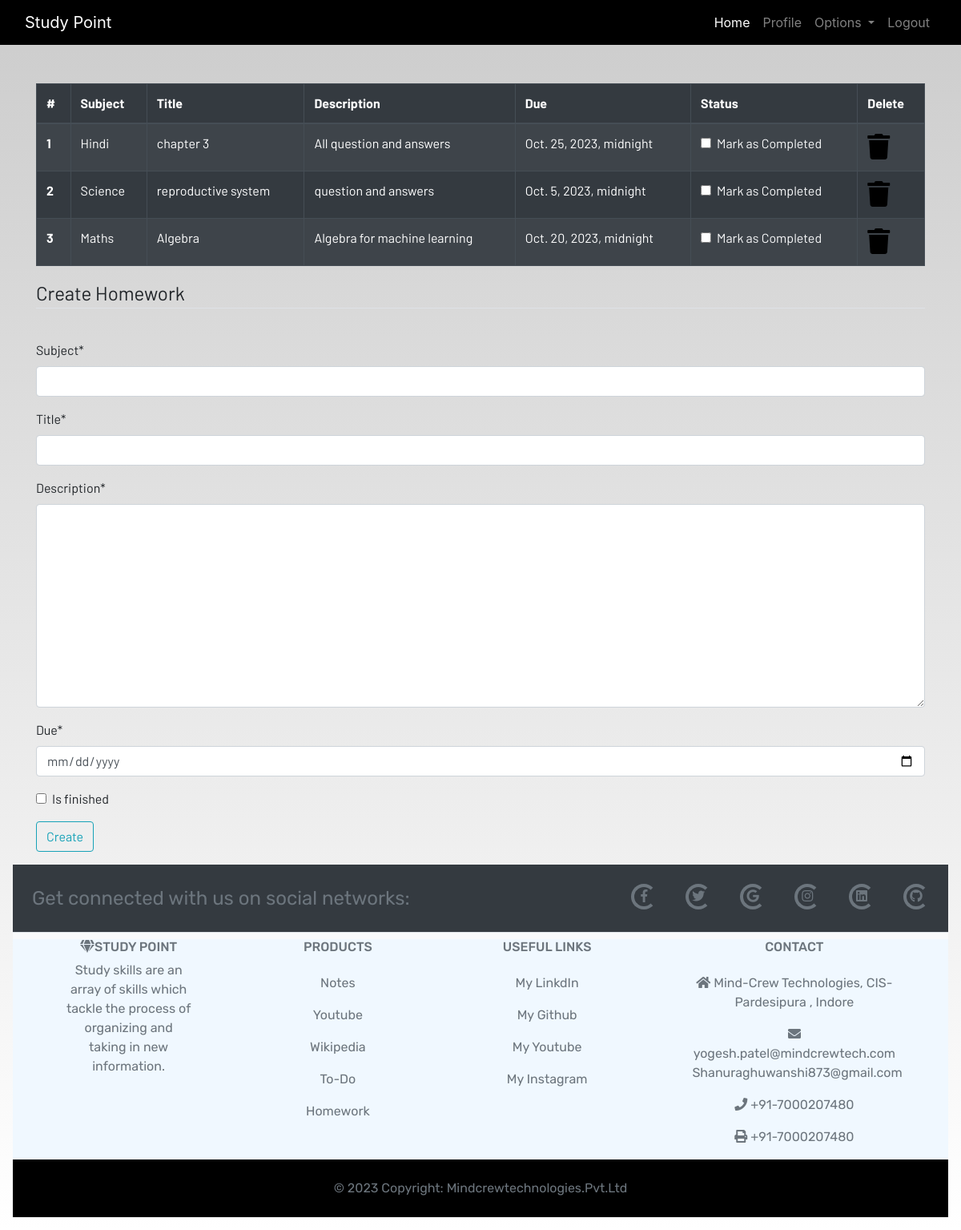
The page /homework (signed in) on the database its author committed.
### dashboard/models.py (models this page shows, shortened)
class Homework(models.Model):
    user=models.ForeignKey(User,on_delete=models.CASCADE)
    subject= models.CharField(max_length=50)
    title=models.CharField(max_length=100)
    description=models.TextField()
    due=models.DateTimeField()
    is_finished=models.BooleanField(default=False)
    class Meta:
        verbose_name='homework'
        verbose_name_plural='homework'

### dashboard/views.py (the view)
# urls.py: path('homework',homework, name='homework'),
@login_required
def homework(request):
    if request.method == "POST":
        form=HomeworkForm(request.POST)
        if form.is_valid():
                try:
                    finished = request.POST['is_finished']
                    if finished == "on":
                        finished =True
                    else:
                        finished=False
                except:
                    finished=False
                homeworks=Homework(
                    user=request.user,
                    subject=request.POST['subject'],
                    title=request.POST['title'],
                    description=request.POST['description'],
                    due=request.POST['due'],
                    is_finished=finished,
                )
                homeworks.save()
                messages.success(request,f'Homework added by {request.user.username} successfully')
    else:
        form=HomeworkForm()
    homeworks=Homework.objects.filter(user=request.user)
    if len(homeworks)==0:
        homework_done=True
    else:
        homework_done=False
    context={'homeworks':homeworks,'homework_done':homework_done,'form':form}
    return render(request,'dashboard/homework.html',context)

### dashboard/forms.py
class HomeworkForm(forms.ModelForm):
    class Meta:
        model=Homework
        widgets={'due':Dateinput()}
        fields=['subject','title','description','due','is_finished']

### dashboard/templates/dashboard/homework.html (shortened to what this page needs)
{% extends 'dashboard/base.html' %}
{% load static %}
{% load crispy_forms_tags %}
{% block content %}
<div class="container">
    {% if not homework_done %}
    <table class="table table-striped table-bordered table-hover table-dark">
        <thead>
            <tr>
                <th scope="col">#</th>
                <th scope="col">Subject</th>
                <th scope="col">Title</th>
                <th scope="col">Description</th>
                <th scope="col">Due</th>
                <th scope="col">Status</th>
                <th scope="col">Delete</th>
            </tr>
        </thead>
        <tbody>
            {% for homework in homeworks %}
            <tr>
                <th scope="row">{{forloop.counter}}</th>
                <td>{{homework.subject}}</td>
                <td>{{homework.title}}</td>
                <td>{{homework.description}}</td>
                <td>{{homework.due}}</td>
                <td>
                    <a href="{% url 'update_homework' homework.id %}">
                        <div class="form-check">
                        {% if homework.is_finished %}
                            <input class="form-check-input" type="checkbox" value="" checked>
                            {% else %}
                            <input class="form-check-input" type="checkbox" value=""    >
                            {% endif %}
                            <label class="form-check-label text-light" for="flexCheckDefault">
                                Mark as Completed
                            </label>
                        </div>
                    </a>
                </td>
                <td><a href="{% url 'delete_homework' homework.id%}"><i class="fa fa-trash fa-2x"></i></a></td>
            </tr>
            {% endfor %}
        </tbody>
    </table>
    {% else %}
    <h4>All homeworks are completed!! Create to have more!!</h4>
    {% endif %}
</div>
<div class=" container">
    <form method="POST">
        <fieldset class="form-group">
            <legend class="border-bottom mb-4">Create Homework</legend>
        </fieldset>
        {{form|crispy}}
        <div class="form-group">
            <button href="" class="btn btn-outline-info" type="submit">
                Create
            </button>
        </div>
    </form>
</div>
{% endblock content %}

### dashboard/static/css/main.css (style rules this page uses)
html { scroll-behavior: smooth; height: 100%; width: 100%; }
a { text-decoration: none !important; color: black; }
html, body { max-width: 100%; overflow-x: hidden; height: 100%; width: 100%; }
body { background: linear-gradient(rgba(0, 0, 0, 0.2), rgba(255, 255, 255, 0.5)); overflow-x: hidden; background-repeat: no-repeat; }
.fa { color: black; }

### rows shown on the page
Homework: subject "Hindi", title "chapter 3", description "All question and answers", due "Oct. 25, 2023, midnight"
Homework: subject "Science", title "reproductive system", description "question and answers", due "Oct. 5, 2023, midnight"
Homework: subject "Maths", title "Algebra", description "Algebra for machine learning", due "Oct. 20, 2023, midnight"
